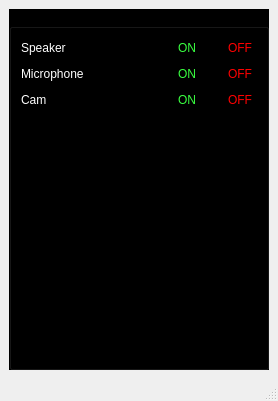
<?xml version="1.0" encoding="UTF-8"?>
<ui version="4.0">
 <class>MainWindow</class>
 <widget class="QMainWindow" name="MainWindow">
  <property name="geometry">
   <rect>
    <x>0</x>
    <y>0</y>
    <width>278</width>
    <height>401</height>
   </rect>
  </property>
  <property name="windowTitle">
   <string>MainWindow</string>
  </property>
  <widget class="QWidget" name="centralwidget">
   <layout class="QVBoxLayout" name="verticalLayout">
    <item>
     <widget class="QGroupBox" name="groupBox">
      <property name="styleSheet">
       <string notr="true">background-color: rgb(0, 0, 0);</string>
      </property>
      <property name="title">
       <string>Menu</string>
      </property>
      <layout class="QVBoxLayout" name="verticalLayout_2" stretch="1,1,1,1">
       <item>
        <layout class="QHBoxLayout" name="horizontalLayout" stretch="3,1,1">
         <item>
          <widget class="QLabel" name="label">
           <property name="styleSheet">
            <string notr="true">color: rgb(255, 255, 255);

font: 700 italic 14pt &quot;TeXGyreCursor&quot;;</string>
           </property>
           <property name="text">
            <string>Speaker</string>
           </property>
          </widget>
         </item>
         <item>
          <widget class="QRadioButton" name="radioButton">
           <property name="styleSheet">
            <string notr="true">color: rgb(57, 255, 64);
</string>
           </property>
           <property name="text">
            <string>ON</string>
           </property>
          </widget>
         </item>
         <item>
          <widget class="QRadioButton" name="radioButton_2">
           <property name="styleSheet">
            <string notr="true">color: rgb(255, 0, 0);</string>
           </property>
           <property name="text">
            <string>OFF</string>
           </property>
          </widget>
         </item>
        </layout>
       </item>
       <item>
        <layout class="QHBoxLayout" name="horizontalLayout_3" stretch="3,1,1">
         <item>
          <widget class="QLabel" name="label_2">
           <property name="styleSheet">
            <string notr="true">color: rgb(255, 255, 255);
font: 700 italic 14pt &quot;TeXGyreCursor&quot;;</string>
           </property>
           <property name="text">
            <string>Microphone</string>
           </property>
          </widget>
         </item>
         <item>
          <widget class="QRadioButton" name="radioButton_3">
           <property name="styleSheet">
            <string notr="true">color: rgb(57, 255, 64);</string>
           </property>
           <property name="text">
            <string>ON</string>
           </property>
          </widget>
         </item>
         <item>
          <widget class="QRadioButton" name="radioButton_4">
           <property name="styleSheet">
            <string notr="true">color: rgb(255, 0, 0);</string>
           </property>
           <property name="text">
            <string>OFF</string>
           </property>
          </widget>
         </item>
        </layout>
       </item>
       <item>
        <layout class="QHBoxLayout" name="horizontalLayout_2" stretch="3,1,1">
         <item>
          <widget class="QLabel" name="label_3">
           <property name="styleSheet">
            <string notr="true">color: rgb(255, 255, 255);
font: 700 italic 14pt &quot;TeXGyreCursor&quot;;</string>
           </property>
           <property name="text">
            <string>Cam</string>
           </property>
          </widget>
         </item>
         <item>
          <widget class="QRadioButton" name="radioButton_5">
           <property name="styleSheet">
            <string notr="true">color: rgb(57, 255, 64);</string>
           </property>
           <property name="text">
            <string>ON</string>
           </property>
          </widget>
         </item>
         <item>
          <widget class="QRadioButton" name="radioButton_6">
           <property name="styleSheet">
            <string notr="true">color: rgb(255, 0, 0);</string>
           </property>
           <property name="text">
            <string>OFF</string>
           </property>
          </widget>
         </item>
        </layout>
       </item>
       <item>
        <layout class="QHBoxLayout" name="hLayout_gif"/>
       </item>
      </layout>
     </widget>
    </item>
   </layout>
  </widget>
  <widget class="QMenuBar" name="menubar">
   <property name="geometry">
    <rect>
     <x>0</x>
     <y>0</y>
     <width>278</width>
     <height>22</height>
    </rect>
   </property>
  </widget>
  <widget class="QStatusBar" name="statusbar"/>
 </widget>
 <resources/>
 <connections/>
</ui>
